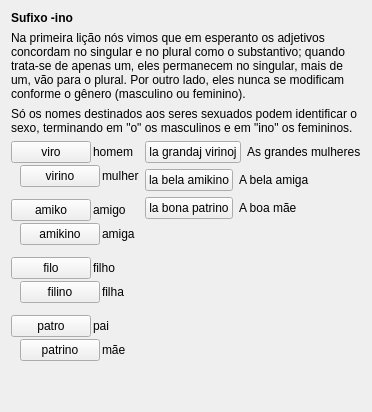
     <widget class="QWidget" name="tab_13">
      <attribute name="icon">
       <iconset resource="ikonoj.qrc">
        <normaloff>:/ikonoj/leciono.png</normaloff>:/ikonoj/leciono.png</iconset>
      </attribute>
      <attribute name="title">
       <string>1</string>
      </attribute>
      <layout class="QVBoxLayout" name="verticalLayout_50">
       <item>
        <widget class="titolo" name="Lec02_Label131">
         <property name="maximumSize">
          <size>
           <width>16777215</width>
           <height>30</height>
          </size>
         </property>
         <property name="font">
          <font>
           <weight>75</weight>
           <bold>true</bold>
          </font>
         </property>
         <property name="text">
          <string>Sufixo -ino</string>
         </property>
         <property name="scaledContents">
          <bool>false</bool>
         </property>
         <property name="wordWrap">
          <bool>true</bool>
         </property>
        </widget>
       </item>
       <item>
        <widget class="QLabel" name="Lec02_Label132">
         <property name="text">
          <string>Na primeira lição nós vimos que em esperanto os adjetivos concordam no singular e no plural como o substantivo; quando trata-se de apenas um, eles permanecem no singular, mais de um, vão para o plural. Por outro lado, eles nunca se modificam conforme o gênero (masculino ou feminino).</string>
         </property>
         <property name="scaledContents">
          <bool>false</bool>
         </property>
         <property name="wordWrap">
          <bool>true</bool>
         </property>
        </widget>
       </item>
       <item>
        <widget class="QLabel" name="Lec02_Label133">
         <property name="text">
          <string>Só os nomes destinados aos seres sexuados podem identificar o sexo, terminando em &quot;o&quot; os masculinos e em &quot;ino&quot; os femininos.</string>
         </property>
         <property name="scaledContents">
          <bool>false</bool>
         </property>
         <property name="wordWrap">
          <bool>true</bool>
         </property>
        </widget>
       </item>
       <item>
        <layout class="QHBoxLayout" name="horizontalLayout_138">
         <item>
          <layout class="QVBoxLayout" name="verticalLayout_49">
           <property name="spacing">
            <number>12</number>
           </property>
           <item>
            <layout class="QVBoxLayout" name="verticalLayout_45">
             <property name="spacing">
              <number>2</number>
             </property>
             <item>
              <layout class="QHBoxLayout" name="horizontalLayout_130">
               <item>
                <widget class="klakbutono" name="Lec02_Button254">
                 <property name="sizePolicy">
                  <sizepolicy hsizetype="Maximum" vsizetype="Fixed">
                   <horstretch>0</horstretch>
                   <verstretch>0</verstretch>
                  </sizepolicy>
                 </property>
                 <property name="maximumSize">
                  <size>
                   <width>16777215</width>
                   <height>16777215</height>
                  </size>
                 </property>
                 <property name="text">
                  <string>viro</string>
                 </property>
                </widget>
               </item>
               <item>
                <widget class="QLabel" name="Lec02_Label11">
                 <property name="text">
                  <string>homem</string>
                 </property>
                 <property name="scaledContents">
                  <bool>false</bool>
                 </property>
                 <property name="wordWrap">
                  <bool>true</bool>
                 </property>
                </widget>
               </item>
              </layout>
             </item>
             <item>
              <layout class="QHBoxLayout" name="horizontalLayout_131">
               <item>
                <widget class="label_sago_reversa" name="label_22">
                 <property name="sizePolicy">
                  <sizepolicy hsizetype="Maximum" vsizetype="Preferred">
                   <horstretch>0</horstretch>
                   <verstretch>0</verstretch>
                  </sizepolicy>
                 </property>
                 <property name="maximumSize">
                  <size>
                   <width>16777215</width>
                   <height>16777215</height>
                  </size>
                 </property>
                 <property name="text">
                  <string/>
                 </property>
                 <property name="pixmap">
                  <pixmap resource="ikonoj.qrc">:/ikonoj/sago_revena.png</pixmap>
                 </property>
                 <property name="alignment">
                  <set>Qt::AlignRight|Qt::AlignTrailing|Qt::AlignVCenter</set>
                 </property>
                </widget>
               </item>
               <item>
                <widget class="klakbutono" name="Lec02_Button2">
                 <property name="sizePolicy">
                  <sizepolicy hsizetype="Maximum" vsizetype="Fixed">
                   <horstretch>0</horstretch>
                   <verstretch>0</verstretch>
                  </sizepolicy>
                 </property>
                 <property name="maximumSize">
                  <size>
                   <width>16777215</width>
                   <height>16777215</height>
                  </size>
                 </property>
                 <property name="text">
                  <string>virino</string>
                 </property>
                </widget>
               </item>
               <item>
                <widget class="QLabel" name="Lec02_Label134">
                 <property name="text">
                  <string>mulher</string>
                 </property>
                 <property name="scaledContents">
                  <bool>false</bool>
                 </property>
                 <property name="wordWrap">
                  <bool>true</bool>
                 </property>
                </widget>
               </item>
              </layout>
             </item>
            </layout>
           </item>
           <item>
            <layout class="QVBoxLayout" name="verticalLayout_46">
             <property name="spacing">
              <number>2</number>
             </property>
             <item>
              <layout class="QHBoxLayout" name="horizontalLayout_132">
               <item>
                <widget class="klakbutono" name="Lec02_Button255">
                 <property name="sizePolicy">
                  <sizepolicy hsizetype="Maximum" vsizetype="Fixed">
                   <horstretch>0</horstretch>
                   <verstretch>0</verstretch>
                  </sizepolicy>
                 </property>
                 <property name="maximumSize">
                  <size>
                   <width>16777215</width>
                   <height>16777215</height>
                  </size>
                 </property>
                 <property name="text">
                  <string>amiko</string>
                 </property>
                </widget>
               </item>
               <item>
                <widget class="QLabel" name="Lec02_Label12">
                 <property name="text">
                  <string>amigo</string>
                 </property>
                 <property name="scaledContents">
                  <bool>false</bool>
                 </property>
                 <property name="wordWrap">
                  <bool>true</bool>
                 </property>
                </widget>
               </item>
              </layout>
             </item>
             <item>
              <layout class="QHBoxLayout" name="horizontalLayout_133">
               <item>
                <widget class="label_sago_reversa" name="label_23">
                 <property name="sizePolicy">
                  <sizepolicy hsizetype="Maximum" vsizetype="Preferred">
                   <horstretch>0</horstretch>
                   <verstretch>0</verstretch>
                  </sizepolicy>
                 </property>
                 <property name="maximumSize">
                  <size>
                   <width>16777215</width>
                   <height>16777215</height>
                  </size>
                 </property>
                 <property name="text">
                  <string/>
                 </property>
                 <property name="pixmap">
                  <pixmap resource="ikonoj.qrc">:/ikonoj/sago_revena.png</pixmap>
                 </property>
                 <property name="alignment">
                  <set>Qt::AlignRight|Qt::AlignTrailing|Qt::AlignVCenter</set>
                 </property>
                </widget>
               </item>
               <item>
                <widget class="klakbutono" name="Lec02_Button3">
                 <property name="sizePolicy">
                  <sizepolicy hsizetype="Maximum" vsizetype="Fixed">
                   <horstretch>0</horstretch>
                   <verstretch>0</verstretch>
                  </sizepolicy>
                 </property>
                 <property name="maximumSize">
                  <size>
                   <width>16777215</width>
                   <height>16777215</height>
                  </size>
                 </property>
                 <property name="text">
                  <string>amikino</string>
                 </property>
                </widget>
               </item>
               <item>
                <widget class="QLabel" name="Lec02_Label135">
                 <property name="text">
                  <string>amiga</string>
                 </property>
                 <property name="scaledContents">
                  <bool>false</bool>
                 </property>
                 <property name="wordWrap">
                  <bool>true</bool>
                 </property>
                </widget>
               </item>
              </layout>
             </item>
            </layout>
           </item>
           <item>
            <layout class="QVBoxLayout" name="verticalLayout_47">
             <property name="spacing">
              <number>2</number>
             </property>
             <item>
              <layout class="QHBoxLayout" name="horizontalLayout_134">
               <item>
                <widget class="klakbutono" name="Lec02_Button256">
                 <property name="sizePolicy">
                  <sizepolicy hsizetype="Maximum" vsizetype="Fixed">
                   <horstretch>0</horstretch>
                   <verstretch>0</verstretch>
                  </sizepolicy>
                 </property>
                 <property name="maximumSize">
                  <size>
                   <width>16777215</width>
                   <height>16777215</height>
                  </size>
                 </property>
                 <property name="text">
                  <string>filo</string>
                 </property>
                </widget>
               </item>
               <item>
                <widget class="QLabel" name="Lec02_Label13">
                 <property name="text">
                  <string>filho</string>
                 </property>
                 <property name="scaledContents">
                  <bool>false</bool>
                 </property>
                 <property name="wordWrap">
                  <bool>true</bool>
                 </property>
                </widget>
               </item>
              </layout>
             </item>
             <item>
              <layout class="QHBoxLayout" name="horizontalLayout_135">
               <item>
                <widget class="label_sago_reversa" name="label_24">
                 <property name="sizePolicy">
                  <sizepolicy hsizetype="Maximum" vsizetype="Preferred">
                   <horstretch>0</horstretch>
                   <verstretch>0</verstretch>
                  </sizepolicy>
                 </property>
                 <property name="maximumSize">
                  <size>
                   <width>16777215</width>
                   <height>16777215</height>
                  </size>
                 </property>
                 <property name="text">
                  <string/>
                 </property>
                 <property name="pixmap">
                  <pixmap resource="ikonoj.qrc">:/ikonoj/sago_revena.png</pixmap>
                 </property>
                 <property name="alignment">
                  <set>Qt::AlignRight|Qt::AlignTrailing|Qt::AlignVCenter</set>
                 </property>
                </widget>
               </item>
               <item>
                <widget class="klakbutono" name="Lec02_Button4">
                 <property name="sizePolicy">
                  <sizepolicy hsizetype="Maximum" vsizetype="Fixed">
                   <horstretch>0</horstretch>
                   <verstretch>0</verstretch>
                  </sizepolicy>
                 </property>
                 <property name="maximumSize">
                  <size>
                   <width>16777215</width>
                   <height>16777215</height>
                  </size>
                 </property>
                 <property name="text">
                  <string>filino</string>
                 </property>
                </widget>
               </item>
               <item>
                <widget class="QLabel" name="Lec02_Label136">
                 <property name="text">
                  <string>filha</string>
                 </property>
                 <property name="scaledContents">
                  <bool>false</bool>
                 </property>
                 <property name="wordWrap">
                  <bool>true</bool>
                 </property>
                </widget>
               </item>
              </layout>
             </item>
            </layout>
           </item>
           <item>
            <layout class="QVBoxLayout" name="verticalLayout_48">
             <property name="spacing">
              <number>2</number>
             </property>
             <item>
              <layout class="QHBoxLayout" name="horizontalLayout_136">
               <item>
                <widget class="klakbutono" name="Lec02_Button257">
                 <property name="sizePolicy">
                  <sizepolicy hsizetype="Maximum" vsizetype="Fixed">
                   <horstretch>0</horstretch>
                   <verstretch>0</verstretch>
                  </sizepolicy>
                 </property>
                 <property name="maximumSize">
                  <size>
                   <width>16777215</width>
                   <height>16777215</height>
                  </size>
                 </property>
                 <property name="text">
                  <string>patro</string>
                 </property>
                </widget>
               </item>
               <item>
                <widget class="QLabel" name="Lec02_Label14">
                 <property name="text">
                  <string>pai</string>
                 </property>
                 <property name="scaledContents">
                  <bool>false</bool>
                 </property>
                 <property name="wordWrap">
                  <bool>true</bool>
                 </property>
                </widget>
               </item>
              </layout>
             </item>
             <item>
              <layout class="QHBoxLayout" name="horizontalLayout_137">
               <item>
                <widget class="label_sago_reversa" name="label_25">
                 <property name="sizePolicy">
                  <sizepolicy hsizetype="Maximum" vsizetype="Preferred">
                   <horstretch>0</horstretch>
                   <verstretch>0</verstretch>
                  </sizepolicy>
                 </property>
                 <property name="maximumSize">
                  <size>
                   <width>16777215</width>
                   <height>16777215</height>
                  </size>
                 </property>
                 <property name="text">
                  <string/>
                 </property>
                 <property name="pixmap">
                  <pixmap resource="ikonoj.qrc">:/ikonoj/sago_revena.png</pixmap>
                 </property>
                 <property name="alignment">
                  <set>Qt::AlignRight|Qt::AlignTrailing|Qt::AlignVCenter</set>
                 </property>
                </widget>
               </item>
               <item>
                <widget class="klakbutono" name="Lec02_Button5">
                 <property name="sizePolicy">
                  <sizepolicy hsizetype="Maximum" vsizetype="Fixed">
                   <horstretch>0</horstretch>
                   <verstretch>0</verstretch>
                  </sizepolicy>
                 </property>
                 <property name="maximumSize">
                  <size>
                   <width>16777215</width>
                   <height>16777215</height>
                  </size>
                 </property>
                 <property name="text">
                  <string>patrino</string>
                 </property>
                </widget>
               </item>
               <item>
                <widget class="QLabel" name="Lec02_Label137">
                 <property name="text">
                  <string>mãe</string>
                 </property>
                 <property name="scaledContents">
                  <bool>false</bool>
                 </property>
                 <property name="wordWrap">
                  <bool>true</bool>
                 </property>
                </widget>
               </item>
              </layout>
             </item>
            </layout>
           </item>
          </layout>
         </item>
         <item>
          <layout class="QVBoxLayout" name="verticalLayout_44">
           <item>
            <layout class="QHBoxLayout" name="horizontalLayout_127">
             <item>
              <widget class="klakbutono" name="Lec02_Button258">
               <property name="sizePolicy">
                <sizepolicy hsizetype="Maximum" vsizetype="Fixed">
                 <horstretch>0</horstretch>
                 <verstretch>0</verstretch>
                </sizepolicy>
               </property>
               <property name="maximumSize">
                <size>
                 <width>16777215</width>
                 <height>16777215</height>
                </size>
               </property>
               <property name="text">
                <string>la grandaj virinoj</string>
               </property>
              </widget>
             </item>
             <item>
              <widget class="QLabel" name="Lec02_Label138">
               <property name="text">
                <string>As grandes mulheres</string>
               </property>
               <property name="scaledContents">
                <bool>false</bool>
               </property>
               <property name="wordWrap">
                <bool>true</bool>
               </property>
              </widget>
             </item>
            </layout>
           </item>
           <item>
            <layout class="QHBoxLayout" name="horizontalLayout_128">
             <item>
              <widget class="klakbutono" name="Lec02_Button1">
               <property name="sizePolicy">
                <sizepolicy hsizetype="Maximum" vsizetype="Fixed">
                 <horstretch>0</horstretch>
                 <verstretch>0</verstretch>
                </sizepolicy>
               </property>
               <property name="maximumSize">
                <size>
                 <width>16777215</width>
                 <height>16777215</height>
                </size>
               </property>
               <property name="text">
                <string>la bela amikino</string>
               </property>
              </widget>
             </item>
             <item>
              <widget class="QLabel" name="Lec02_Label1">
               <property name="text">
                <string>A bela amiga</string>
               </property>
               <property name="scaledContents">
                <bool>false</bool>
               </property>
               <property name="wordWrap">
                <bool>true</bool>
               </property>
              </widget>
             </item>
            </layout>
           </item>
           <item>
            <layout class="QHBoxLayout" name="horizontalLayout_129">
             <item>
              <widget class="klakbutono" name="Lec02_Button11">
               <property name="sizePolicy">
                <sizepolicy hsizetype="Maximum" vsizetype="Fixed">
                 <horstretch>0</horstretch>
                 <verstretch>0</verstretch>
                </sizepolicy>
               </property>
               <property name="maximumSize">
                <size>
                 <width>16777215</width>
                 <height>16777215</height>
                </size>
               </property>
               <property name="text">
                <string>la bona patrino</string>
               </property>
              </widget>
             </item>
             <item>
              <widget class="QLabel" name="Lec02_Label16">
               <property name="text">
                <string>A boa mãe</string>
               </property>
               <property name="scaledContents">
                <bool>false</bool>
               </property>
               <property name="wordWrap">
                <bool>true</bool>
               </property>
              </widget>
             </item>
            </layout>
           </item>
           <item>
            <spacer name="verticalSpacer_9">
             <property name="orientation">
              <enum>Qt::Vertical</enum>
             </property>
             <property name="sizeHint" stdset="0">
              <size>
               <width>20</width>
               <height>40</height>
              </size>
             </property>
            </spacer>
           </item>
          </layout>
         </item>
        </layout>
       </item>
       <item>
        <spacer name="verticalSpacer_3">
         <property name="orientation">
          <enum>Qt::Vertical</enum>
         </property>
         <property name="sizeHint" stdset="0">
          <size>
           <width>20</width>
           <height>40</height>
          </size>
         </property>
        </spacer>
       </item>
      </layout>
     </widget>
